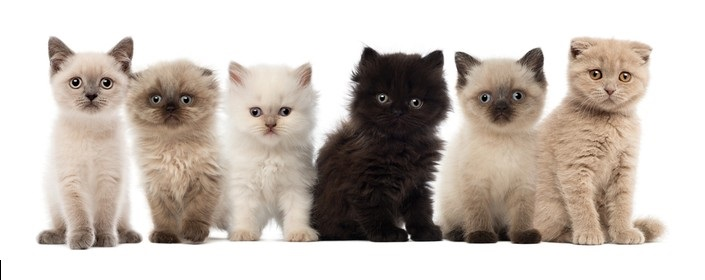
#> input picture Text, Pictures (Video) and Sound/Picture_Object_Extraction_Kittens.jpg, 705 x 280 px, given in place of the camera
$ jupyter execute Video_Thief_Detector.ipynb   (text cells are left out)
#> lines starting #> are read from the running program, lines starting #| are printed output that depends on the picture; after the words box and inside, x2 and y2 are one past the last pixel; in counts of white or black regions, pixels touching at a corner belong together
[cell 1]
import cv2
import numpy as np
import datetime

# Open a connection to the default webcam (0 = first camera device)
cap = cv2.VideoCapture(0)

if not cap.isOpened():
    raise IOError("Cannot open webcam. Check that a camera is connected and accessible.")


frame_width = int(cap.get(cv2.CAP_PROP_FRAME_WIDTH))
frame_height = int(cap.get(cv2.CAP_PROP_FRAME_HEIGHT))
print(f"Webcam opened successfully. Resolution: {frame_width}x{frame_height}")

[cell 2]
ret, first_frame = cap.read()
#> first_frame is the input picture: shape (280, 705, 3); mean B, G, R 182.8, 190.4, 199.6

if not ret:
    raise IOError("Failed to read the first frame from the webcam.")

background_gray = cv2.cvtColor(first_frame, cv2.COLOR_BGR2GRAY)
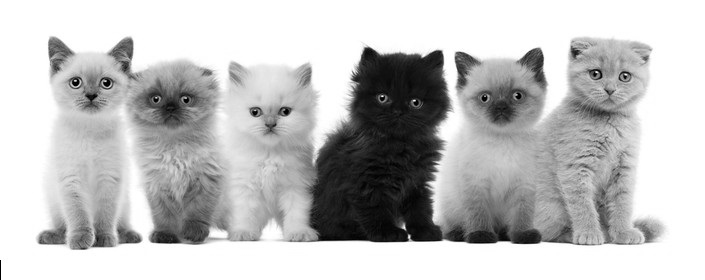
#> background_gray: shape (280, 705); min 0, max 255, mean 192.3
background_gray = cv2.GaussianBlur(background_gray, (21, 21), 0)
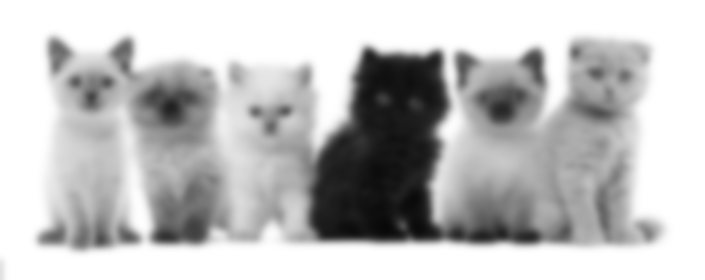
#> background_gray: shape (280, 705); min 8, max 255, mean 192.3

print("Reference background frame captured and converted to grayscale.")

[cell 3]
def get_frame_diff(current_frame, first_frame):

    current_gray = cv2.cvtColor(current_frame, cv2.COLOR_BGR2GRAY)
    current_gray = cv2.GaussianBlur(current_gray, (21, 21), 0)

    diff = cv2.absdiff(first_frame, current_gray)
    return current_gray, diff

[cell 4]
def get_threshold(diff_image, thresh_val=30):

    _, thresh = cv2.threshold(diff_image, thresh_val, 255, cv2.THRESH_BINARY)
    thresh = cv2.dilate(thresh, None, iterations=2)
    return thresh

[cell 5]
def get_contours(thresh_image):

    contours, _ = cv2.findContours(thresh_image, cv2.RETR_EXTERNAL, cv2.CHAIN_APPROX_SIMPLE)
    return contours

[cell 6]
MIN_CONTOUR_AREA = 5000

def mark_intrusions(frame, contours, min_area=MIN_CONTOUR_AREA):
    is_unsafe = False

    for contour in contours:
        if cv2.contourArea(contour) < min_area:
            continue
        is_unsafe = True
        x, y, w, h = cv2.boundingRect(contour)
        cv2.rectangle(frame, (x, y), (x + w, y + h), (0, 0, 255), 2)

    if is_unsafe:
        cv2.putText(frame, "UNSAFE", (frame.shape[1] - 220, 40),
                    cv2.FONT_HERSHEY_SIMPLEX, 1.2, (0, 0, 255), 3)
    else:
        cv2.putText(frame, "SAFE", (frame.shape[1] - 200, 40),
                    cv2.FONT_HERSHEY_SIMPLEX, 1.2, (0, 255, 0), 3)

    return frame, is_unsafe   # <-- must be at this indentation level (inside the function, after the if/else)

[cell 7]
fourcc = cv2.VideoWriter_fourcc(*"XVID")
out = cv2.VideoWriter("thief_detector_output.avi", fourcc, 20.0, (frame_width, frame_height))

print("Starting live feed. Press any button in the video window to stop.")

while True:
    ret, frame = cap.read()
    if not ret:
        print("Failed to grab frame from webcam. Stopping.")
        break

    current_gray, diff = get_frame_diff(frame, background_gray)
#> in get_frame_diff, `diff = cv2.absdiff(first_frame, current_gray)`: diff: shape (280, 705); every value is 0

    thresh = get_threshold(diff)

    contours = get_contours(thresh)
#> in get_contours, `contours, _ = cv2.findContours(thresh_image, cv2.RETR_EXTERNAL, cv2.CH..`: contours = []
#> contours = []

    annotated_frame, is_unsafe = mark_intrusions(frame.copy(), contours)
#> in mark_intrusions, `cv2.putText(frame, "SAFE", (frame.shape[1] - 200, 40), cv2.FONT_HERSHE..`:
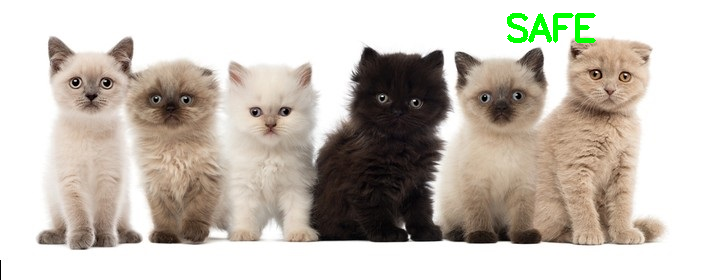
#> frame: shape (280, 705, 3); 0.63% of pixels changed, all inside (x1, y1, x2, y2) = (507, 13, 596, 43)
#> is_unsafe = False

    if is_unsafe:
        timestamp = datetime.datetime.now().strftime("%Y-%m-%d %H:%M:%S")
        print(f"[ALERT] Intruder detected at {timestamp}")

    out.write(annotated_frame)

    cv2.imshow("Thief Detector - Live Feed", annotated_frame)
    cv2.imshow("Threshold Mask", thresh)

    if cv2.waitKey(1) != -1:
#> (key Esc is pressed here)
        break
